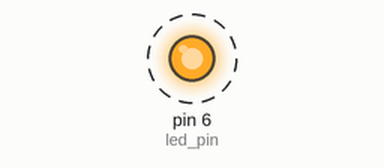
This sketch was run on a simulated Arduino Uno, built with avr-gcc and run on an emulated ATmega328P. On the bench: output pins drawn as LEDs (lit = HIGH). Dashed ring = blinking. What the sketch prints to the serial monitor is not drawn. At 8.0 s the program stops and its outputs stay as they are.

Above: at 0.5 s.
Timing chart, 0 to 4.6 s (numbered marks = the images above):
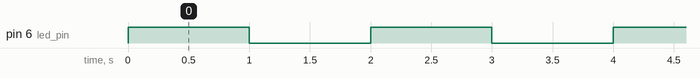

The sketch:

blink.ino
```cpp
int led_pin=6;
int nblink=3;
int iblink=0;
void setup() {
  // put your setup code here, to run once:
  Serial.begin(9600);
  pinMode(led_pin,OUTPUT);
  iblink=0;
}

void loop() {
  // put your main code here, to run repeatedly:
  digitalWrite(led_pin,HIGH);
  delay(1000);
  digitalWrite(led_pin,LOW);
  delay(1000);
  iblink+=1;
  Serial.print("iblink=");
  Serial.print(iblink);
  Serial.print("\n");
  if(iblink>nblink) exit(0);
}
```

Measured:
- by itself, pin 6 (led_pin): alternates HIGH for 1.0 s and LOW for 1.0 s, 8 changes in all, then stays LOW
